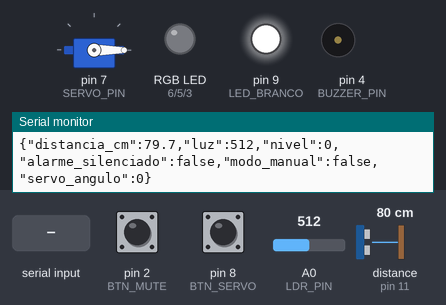
Simulated run of this sketch. Board: Arduino Uno, built with avr-gcc and run on an emulated ATmega328P. Parts: servo, an RGB LED mixed from three pins (HIGH = lit), output pins drawn as LEDs (lit = HIGH), buzzer (waves = sounding), the last lines printed to the serial monitor. Wiring (inferred from the names in the program): ultrasonic range finder: trigger pin 12; echo pin 11. Inputs (shaded band) come from the test bench; at power-on: pin 8 (BTN_SERVO) LOW, distance to the obstacle (sensor on pin 11) 80 cm, pin 2 (BTN_MUTE) LOW, A0 (LDR_PIN) = 512. The echo pulse lasts 58.3 µs per cm; pins used as bus, display or sensor lines are not drawn.

Above: at 1.2 s.
1.3 s: pin 8 (BTN_SERVO) pulled HIGH for 0.15 s
At 2.6 s:
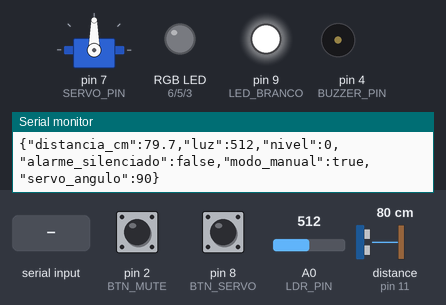
2.9 s: distance to the obstacle (sensor on pin 11) set to 32 cm
4.4 s: distance to the obstacle (sensor on pin 11) set to 28 cm
At 5.6 s:
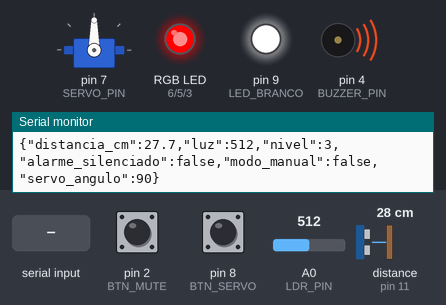
5.9 s: pin 2 (BTN_MUTE) pulled HIGH for 0.15 s
At 7.1 s:
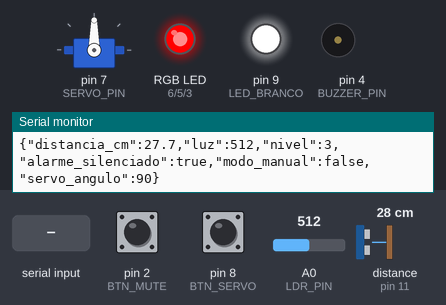
7.5 s: "S" received over Serial
At 8.6 s:
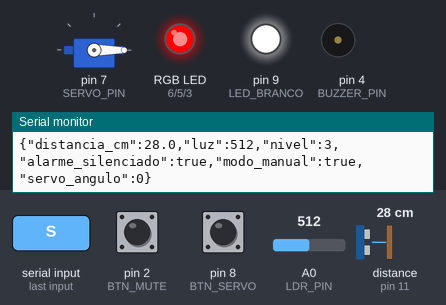
9.1 s: A0 (LDR_PIN) set to 161
10.6 s: A0 (LDR_PIN) set to 144
At 11.5 s:
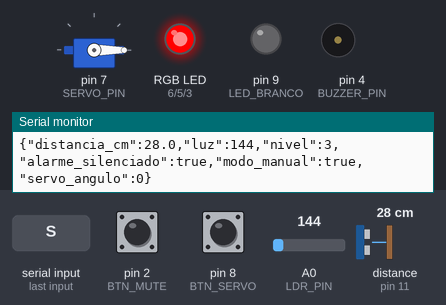
Timing chart, 0 to 13.1 s (numbered marks = the images above; inputs shaded):
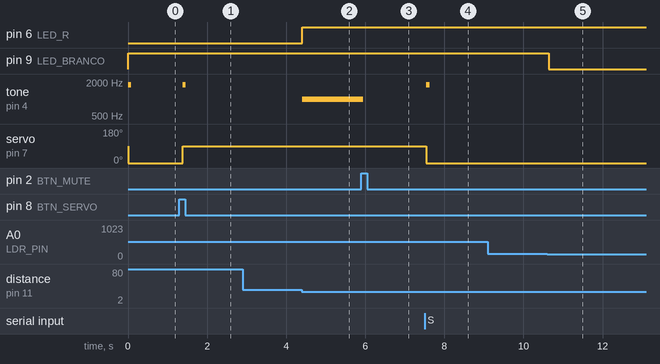

The sketch:

tcc.ino
```cpp
#include <Servo.h>

// Pinos
const int TRIG = 12, ECHO = 11;
const int LED_R = 6, LED_G = 5, LED_B = 3, LED_BRANCO = 9;
const int SERVO_PIN = 7, BUZZER_PIN = 4;
const int BTN_MUTE = 2, BTN_SERVO = 8, LDR_PIN = A0;

Servo meuServo;

// Variáveis de estado
bool alarmeSilenciado = false;
bool controleManualAtivo = false;
bool posicaoServoManual = false;
bool btnMuteAnt = LOW, btnServoAnt = LOW;
int nivelAnterior = -1;
int anguloServoAnterior = -1;

const int LIMIAR_LUZ = 150;
unsigned long ultimoEnvioSerial = 0;

void setup() {
  pinMode(TRIG, OUTPUT);
  pinMode(ECHO, INPUT);
  pinMode(LED_R, OUTPUT);
  pinMode(LED_G, OUTPUT);
  pinMode(LED_B, OUTPUT);
  pinMode(LED_BRANCO, OUTPUT);
  pinMode(BUZZER_PIN, OUTPUT);
  pinMode(BTN_MUTE, INPUT);
  pinMode(BTN_SERVO, INPUT);

  meuServo.attach(SERVO_PIN);
  meuServo.write(90);
  anguloServoAnterior = 90;

  Serial.begin(9600);
}

void loop() {
  // 0. Leitura de Comandos Vindos do Raspberry Pi (Python)
  if (Serial.available() > 0) {
    char comando = Serial.read();
    if (comando == 'M') {
      alarmeSilenciado = true;
    } else if (comando == 'S') {
      if (!controleManualAtivo) {
        controleManualAtivo = true;
        posicaoServoManual = true; // Força nova posição no primeiro clique remoto
      } else {
        posicaoServoManual = !posicaoServoManual;
      }
    }
  }

  // 1. LED Branco via LDR
  int leituraLDR = analogRead(LDR_PIN);
  digitalWrite(LED_BRANCO, leituraLDR > LIMIAR_LUZ ? HIGH : LOW);

  // 2. Leitura do Botão Mute Físico
  bool btnMuteAtual = digitalRead(BTN_MUTE);
  if (btnMuteAnt == LOW && btnMuteAtual == HIGH) {
    alarmeSilenciado = true;
    delay(50);
  }
  btnMuteAnt = btnMuteAtual;

  // 3. Leitura de Distância (Ultrassônico com timeout de 30ms para não travar)
  digitalWrite(TRIG, LOW);
  delayMicroseconds(2);
  digitalWrite(TRIG, HIGH);
  delayMicroseconds(10);
  digitalWrite(TRIG, LOW);

  long duracao = pulseIn(ECHO, HIGH, 30000);
  float dist = (duracao > 0) ? (duracao * 0.0343) / 2.0 : 0.0;

  // Determina o Nível de Água (1: Verde, 2: Amarelo, 3: Vermelho)
  int nivelAtual = 0;
  if (dist > 0 && dist <= 10) nivelAtual = 1;
  else if (dist > 10 && dist <= 20) nivelAtual = 2;
  else if (dist > 20 && dist <= 30) nivelAtual = 3;

  // Reseta para automático se o nível mudar
  if (nivelAtual != nivelAnterior) {
    controleManualAtivo = false;
    nivelAnterior = nivelAtual;
  }

  // 4. Leitura do Botão Servo Físico
  bool btnServoAtual = digitalRead(BTN_SERVO);
  if (btnServoAnt == LOW && btnServoAtual == HIGH) {
    if (!controleManualAtivo) {
      controleManualAtivo = true;
      posicaoServoManual = (nivelAtual == 3);
    } else {
      posicaoServoManual = !posicaoServoManual;
    }
    delay(50);
  }
  btnServoAnt = btnServoAtual;

  // 5. LED RGB e Buzzer Alarme
  if (nivelAtual == 1) {
    definirCorRGB(0, 255, 0);   // Verde
    noTone(BUZZER_PIN);
    alarmeSilenciado = false;
  }
  else if (nivelAtual == 2) {
    definirCorRGB(255, 255, 0); // Amarelo
    noTone(BUZZER_PIN);
    alarmeSilenciado = false;
  }
  else if (nivelAtual == 3) {
    definirCorRGB(255, 0, 0);   // Vermelho
    if (!alarmeSilenciado) tone(BUZZER_PIN, 1000);
    else noTone(BUZZER_PIN);
  }
  else {
    definirCorRGB(0, 0, 0);     // Fora de alcance
    noTone(BUZZER_PIN);
    alarmeSilenciado = false;
  }

  // 6. Controle e Bip do Servo
  int anguloAlvo = controleManualAtivo ? (posicaoServoManual ? 0 : 90) : (nivelAtual == 3 ? 90 : 0);

  if (anguloAlvo != anguloServoAnterior) {
    meuServo.write(anguloAlvo);
    tone(BUZZER_PIN, 1800);
    delay(80);

    if (nivelAtual != 3 || alarmeSilenciado) {
      noTone(BUZZER_PIN);
    }
    anguloServoAnterior = anguloAlvo;
  }

  // 7. Envio dos Dados JSON via Serial (a cada 500ms)
  if (millis() - ultimoEnvioSerial >= 500) {
    ultimoEnvioSerial = millis();

    Serial.print("{\"distancia_cm\":");
    Serial.print(dist, 1);
    Serial.print(",\"luz\":");
    Serial.print(leituraLDR);
    Serial.print(",\"nivel\":");
    Serial.print(nivelAtual);
    Serial.print(",\"alarme_silenciado\":");
    Serial.print(alarmeSilenciado ? "true" : "false");
    Serial.print(",\"modo_manual\":");
    Serial.print(controleManualAtivo ? "true" : "false");
    Serial.print(",\"servo_angulo\":");
    Serial.print(anguloAlvo);
    Serial.println("}");
  }

  delay(50);
}

void definirCorRGB(int r, int g, int b) {
  analogWrite(LED_R, r);
  analogWrite(LED_G, g);
  analogWrite(LED_B, b);
}
```

Measured:
- the behaviour switches between 31 and 30 cm on distance to the obstacle (sensor on pin 11) (found by bisection; images 1 and 2)
- the behaviour switches between 151 and 150 on A0 (LDR_PIN) (found by bisection; images 4 and 5)
- after the input at 1.3 s, tone on pin 4 (BUZZER_PIN): silent → 1800 Hz after 0.08 s, → silent 0.08 s later; servo on pin 7 (SERVO_PIN): 0° → 90° after 0.08 s
- after the input at 4.4 s, pin 6 (LED_R): LOW → HIGH at once; tone on pin 4 (BUZZER_PIN): silent → 1000 Hz at once
- after the input at 5.9 s, tone on pin 4 (BUZZER_PIN): 1000 Hz → silent after 0.05 s
- after the input at 7.5 s, tone on pin 4 (BUZZER_PIN): silent → 1800 Hz after 0.05 s, → silent 0.08 s later; servo on pin 7 (SERVO_PIN): 90° → 0° after 0.05 s
- after the input at 10.6 s, pin 9 (LED_BRANCO): HIGH → LOW at once
